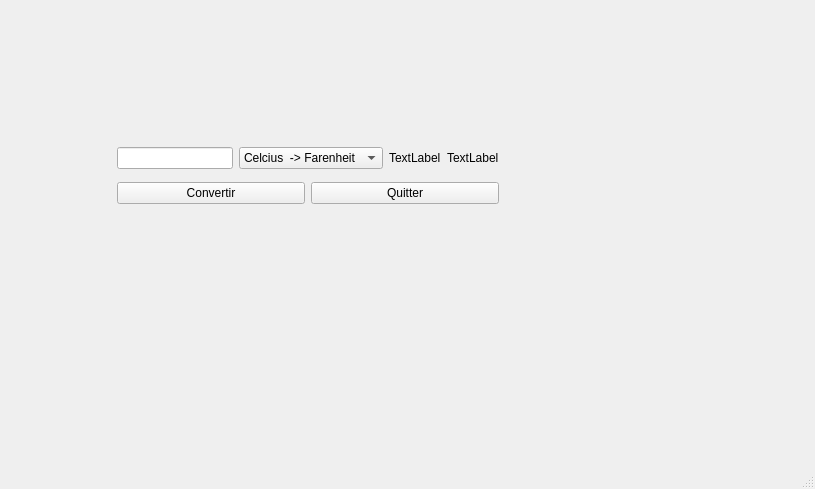
<?xml version="1.0" encoding="UTF-8"?>
<ui version="4.0">
 <class>MainWindow</class>
 <widget class="QMainWindow" name="MainWindow">
  <property name="geometry">
   <rect>
    <x>0</x>
    <y>0</y>
    <width>815</width>
    <height>489</height>
   </rect>
  </property>
  <property name="windowTitle">
   <string>MainWindow</string>
  </property>
  <widget class="QWidget" name="centralwidget">
   <widget class="QWidget" name="layoutWidget">
    <property name="geometry">
     <rect>
      <x>117</x>
      <y>140</y>
      <width>382</width>
      <height>64</height>
     </rect>
    </property>
    <layout class="QVBoxLayout" name="verticalLayout">
     <item>
      <layout class="QHBoxLayout" name="horizontalLayout_2">
       <item>
        <widget class="QLineEdit" name="lineEdit"/>
       </item>
       <item>
        <widget class="QComboBox" name="comboBox">
         <item>
          <property name="text">
           <string>Celcius  -&gt; Farenheit</string>
          </property>
         </item>
         <item>
          <property name="text">
           <string>Farenheit -&gt; Celcius</string>
          </property>
         </item>
        </widget>
       </item>
       <item>
        <widget class="QLabel" name="label">
         <property name="text">
          <string>TextLabel</string>
         </property>
        </widget>
       </item>
       <item>
        <widget class="QLabel" name="label_2">
         <property name="text">
          <string>TextLabel</string>
         </property>
        </widget>
       </item>
      </layout>
     </item>
     <item>
      <layout class="QHBoxLayout" name="horizontalLayout">
       <item>
        <widget class="QPushButton" name="pushButton">
         <property name="text">
          <string>Convertir</string>
         </property>
        </widget>
       </item>
       <item>
        <widget class="QPushButton" name="pushButton_2">
         <property name="text">
          <string>Quitter</string>
         </property>
        </widget>
       </item>
      </layout>
     </item>
    </layout>
   </widget>
  </widget>
  <widget class="QMenuBar" name="menubar">
   <property name="geometry">
    <rect>
     <x>0</x>
     <y>0</y>
     <width>815</width>
     <height>23</height>
    </rect>
   </property>
  </widget>
  <widget class="QStatusBar" name="statusbar"/>
 </widget>
 <resources/>
 <connections/>
</ui>
